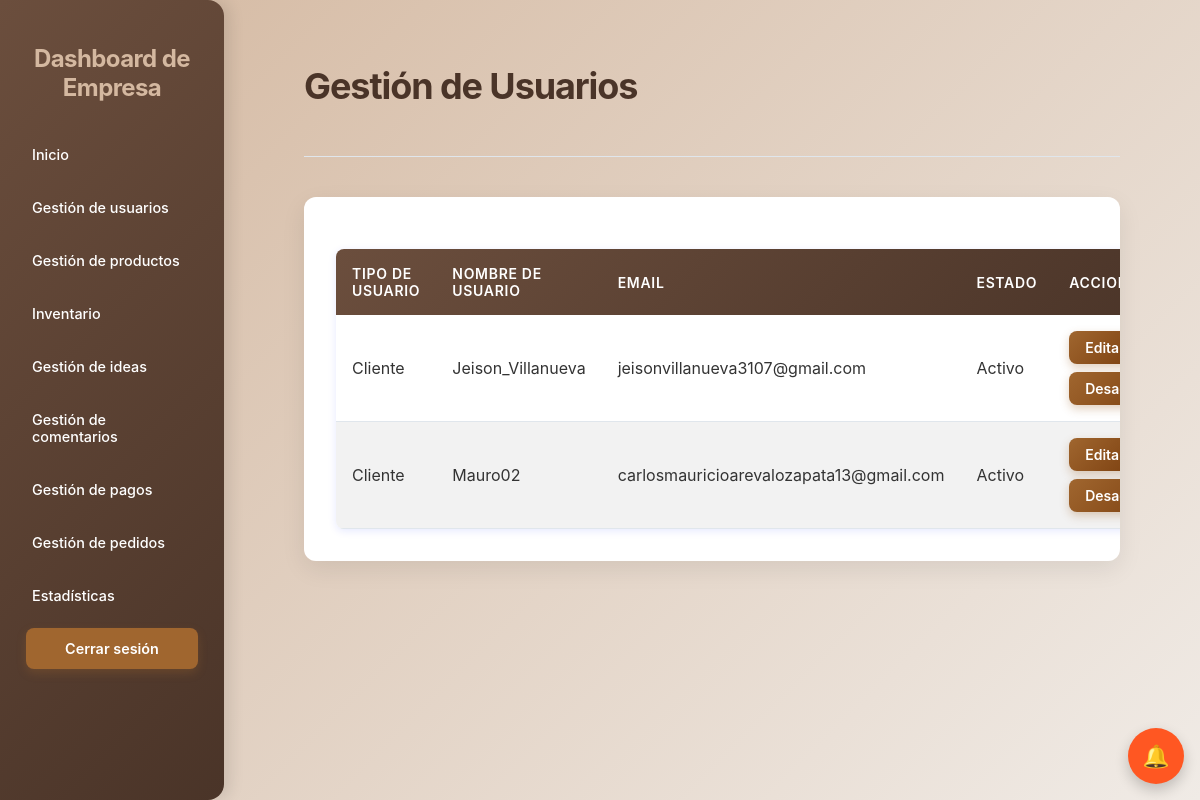
Page /usuarios/ (signed in) on the committed database.
### core/models.py (models this page shows, shortened)
class UserClientes(models.Model):
    usernameCliente = models.CharField(max_length=100, unique=True)
    passwordCliente = models.CharField(max_length=100)
    email = models.EmailField(max_length=100, blank=True)
    is_active = models.BooleanField(default=True)
    last_modified = models.DateTimeField(auto_now=True)
    status_changed_at = models.DateTimeField(null=True, blank=True)
    fecha_registro = models.DateTimeField(auto_now_add=True, null=True, blank=True)
    foto_perfil = models.ImageField(upload_to='uploads/perfiles/', blank=True, null=True)
    two_factor_enabled = models.BooleanField(default=False)
    two_factor_secret = models.CharField(max_length=32, blank=True, null=True)
    nombre_completo = models.CharField(max_length=200, blank=True, null=True)
    cedula = models.CharField(max_length=20, blank=True, null=True)
    telefono = models.CharField(max_length=20, blank=True, null=True, validators=[RegexValidator(r'^\d{7,15}$', 'Ingrese un número de teléfono válido (solo números, 7-15 dígitos)')])
    direccion = models.CharField(max_length=300, blank=True, null=True)
    ciudad = models.CharField(max_length=100, blank=True, null=True)
    departamento = models.CharField(max_length=100, blank=True, null=True)
    codigo_postal = models.CharField(max_length=10, blank=True, null=True)

### Empresas/views.py (the view)
# urls.py: path('usuarios/', views.usuarios_view, name='usuarios'),
@ensure_csrf_cookie
@empresa_login_required
def usuarios_view(request):
    users = UserClientes.objects.all()
    empresas = EmpresaRegistrada.objects.all()
    context = {
        'users': users,
        'empresas': empresas,
        'csrf_token': get_token(request)
    }
    return render(request,'Empresas/usuarios2.html', context)

### Empresas/views.py (called while the page is built)
def empresa_login_required(view_func):
    @wraps(view_func)
    def wrapper(request, *args, **kwargs):
        if 'empresa_id' not in request.session:
            messages.warning(request, 'Debe iniciar sesión para acceder a esta página.')
            return redirect('loginEmpresa_login')
        return view_func(request, *args, **kwargs)
    return wrapper

### core/context_processors.py (called while the page is built, shortened)
def idea_notifications(request):
    username_cliente = request.session.get('usernameCliente')
    username_empresa = request.session.get('usernameEmpresa')
    has_notif = False
    try:
        if username_cliente:
            has_notif = MensajeIdea.objects.filter(
                idea__autor=username_cliente,
                remitente_tipo='empresa',
                leido=False
            ).exists()
    except Exception as e:
        print(f"Error en idea_notifications: {str(e)}")
        has_notif = False
    return {
        'has_idea_notifications': has_notif
    }

### Empresas/templates/Empresas/usuarios2.html (shortened to what this page needs)
<!DOCTYPE html>
<html lang="es">
<head>
    {% load static %}
    <link rel="stylesheet" href="{% static 'Empresas/css/styles3.css' %}">
    <link rel="stylesheet" href="{% static 'Empresas/css/usuarios.css' %}">
    <link rel="stylesheet" href="{% static 'Empresas/css/dashboard_responsive.css' %}">
</head>
<body>
    <div class="dashboard-container">
        <aside>
            <h2>Dashboard de Empresa</h2>
            <nav>
                <ul>
                    <li><a href="{% url 'dashboardEmpresa' %}">Inicio</a></li>
                    <li><a href="{% url 'usuarios' %}">Gestión de usuarios</a></li>
                    <li><a href="{% url 'GestiProductos' %}">Gestión de productos</a></li>
                    <li><a href="{% url 'inventario' %}">Inventario</a></li>
                    <li><a href="{% url 'empresa_ideas' %}">Gestión de ideas</a></li>
                    <li><a href="{% url 'empresa_comentarios' %}">Gestión de comentarios</a></li>
                    <li><a href="{% url 'gestion_pagos' %}">Gestión de pagos</a></li>
                    <li><a href="{% url 'gestion_pedidos' %}">Gestión de pedidos</a></li>
                    <li><a href="{% url 'estadisticas' %}">Estadísticas</a></li>
                </ul>
            </nav>
            <a href="{% url 'logout' %}" class="logout-button">Cerrar sesión</a>
        </aside>
        <main>
            <header>
                <h1>Gestión de Usuarios</h1>
            </header>
            <div class="table-container">
                <table>
                    <thead>
                        <tr>
                            <th>Tipo de Usuario</th>
                            <th>Nombre de Usuario</th>
                            <th>Email</th>
                            <th>Estado</th>
                            <th>Acciones</th>
                        </tr>
                    </thead>
                    <tbody>
                        {% for user in users %}
                        <tr class="{% if not user.is_active %}usuario-inactivo{% endif %}">
                            <td>Cliente</td>
                            <td>{{ user.usernameCliente }}</td>
                            <td>{{ user.email }}</td>
                            <td>{% if user.is_active %}Activo{% else %}Inactivo{% endif %}</td>
                            <td class="action-links">
                                <a href="#" class="button edit-user" data-id="{{ user.id }}" data-type="cliente">Editar</a>
                                {% if user.is_active %}
                                <a href="#" class="button disable-user" data-id="{{ user.id }}" data-type="cliente">Desactivar</a>
                                {% else %}
                                <a href="#" class="button enable-user" data-id="{{ user.id }}" data-type="cliente">Activar</a>
                                {% endif %}
                            </td>
                        </tr>
                        {% endfor %}
                    </tbody>
                </table>
            </div>
        </main>
    </div>
{% load static %}
<link rel="stylesheet" href="{% static 'core/css/floating.css' %}">
<link rel="stylesheet" href="{% static 'core/css/notificaciones.css' %}">
<a id="floating-notif-btn-empresa" class="floating-btn floating-notif" style="display: flex;" title="Notificaciones" onclick="event.preventDefault(); abrirNotificaciones();">
    <span class="fb-icon">🔔</span>
</a>
{% include 'core/modal_notificaciones.html' %}
</body>
</html>

### Empresas/static/Empresas/css/styles3.css (style rules this page uses)
body { font-family: 'Inter', sans-serif; background: linear-gradient(135deg, #D4B8A0 0%, #f0ebe6 100%); margin: 0; padding: 0; }
.dashboard-container { min-height: 100vh; display: flex; }
aside { background: linear-gradient(135deg, #6B4E3D, #4A3428); color: #ffffff; padding: 1.5rem 1rem; border-top-right-radius: 1rem; border-bottom-right-radius: 1rem; box-shadow: 6px 0 15px rgba(0, 0, 0, 0.1); display: flex; flex-direction: column; width: 14rem; min-width: 14rem; max-width: 14rem; height: 100vh; position: fixed; left: 0; top: 0; overflow-y: auto; flex-shrink: 0; }
aside nav { flex-grow: 0; }
aside nav ul { list-style: none; padding: 0; margin: 0; }
aside h2 { font-size: 1.5rem; font-weight: 700; margin-bottom: 2rem; color: #D4B8A0; letter-spacing: -0.025em; text-align: center; }
aside nav ul li { margin-bottom: 0.75rem; }
aside nav ul li a { display: flex; align-items: center; padding: 0.75rem 1rem; border-radius: 0.5rem; transition: background-color 0.3s ease, color 0.3s ease, transform 0.2s ease; color: #ffffff; text-decoration: none; font-weight: 500; font-size: 0.9rem; }
.logout-button { display: block; width: 90%; margin: 0 auto; text-align: center; padding: 0.75rem 1rem; background-color: #A0662F; color: white; font-weight: 600; font-size: 0.9rem; border-radius: 0.5rem; transition: background-color 0.3s ease, transform 0.2s ease; box-shadow: 0 4px 10px rgba(160, 102, 47, 0.3); text-decoration: none; }
main { flex-grow: 1; padding: 2.5rem 5rem 6rem 5rem; overflow-y: visible; margin-left: 14rem; min-height: 100vh; width: calc(100% - 14rem); box-sizing: border-box; }
main header { margin-bottom: 2.5rem; display: flex; justify-content: space-between; align-items: center; padding-bottom: 1.5rem; border-bottom: 1px solid #e0e6ec; max-width: 1400px; }
main h1 { font-size: 2.25rem; font-weight: 700; color: #4A3428; letter-spacing: -0.03em; }
.table-container { background: white; border-radius: 12px; padding: 2rem; box-shadow: 0 8px 25px rgba(0, 0, 0, 0.08); overflow-x: auto; max-width: 1400px; }
table { width: 100%; border-collapse: collapse; margin-top: 20px; box-shadow: 0 2px 8px rgba(0, 38, 255, 0.1); background-color: #fff; border-radius: 8px; overflow: hidden; }
thead { background: linear-gradient(135deg, #6B4E3D, #4A3428); color: #fff; }
th { padding: 1rem; text-align: left; font-weight: 600; text-transform: uppercase; font-size: 0.875rem; letter-spacing: 0.05em; }
tbody tr { border-bottom: 1px solid #e0e6ec; }
tbody tr:nth-child(even) { background-color: #f2f2f2; }
td { padding: 1rem; color: #333; }
.action-links { display: flex; gap: 0.5rem; flex-wrap: wrap; }
.action-links a { text-decoration: none; font-weight: 600; }
.action-links .button { padding: 0.5rem 1rem; font-size: 0.875rem; }
.button { background: linear-gradient(135deg, #A0662F, #7A3E0E); color: white; font-weight: 600; padding: 0.75rem 1.5rem; border-radius: 0.5rem; border: none; cursor: pointer; transition: background-color 0.3s ease, transform 0.2s ease, box-shadow 0.2s ease; box-shadow: 0 4px 10px rgba(160, 102, 47, 0.3); text-decoration: none; display: inline-block; }
td:last-child { white-space: nowrap; }
@media (min-width: 1200px) { main { max-width: 1600px; } }

### Empresas/static/Empresas/css/usuarios.css (style rules this page uses)
.action-links .edit-user { background-color: #A0662F; }
.action-links .disable-user { background-color: #e76f51; }

### Empresas/static/Empresas/css/dashboard_responsive.css (style rules this page uses)
html { overflow-x: hidden; width: 100%; max-width: 100vw; }
body { overflow-x: hidden; width: 100%; max-width: 100vw; }
* { box-sizing: border-box; }

### static/core/css/floating.css (style rules this page uses)
.floating-btn { pointer-events: auto !important; display: flex !important; align-items: center !important; justify-content: center !important; position: fixed !important; width: 56px !important; height: 56px !important; border-radius: 50% !important; background: #A0662F !important; color: white !important; text-decoration: none !important; box-shadow: 0 6px 14px rgba(0,0,0,0.2) !important; transition: transform .15s ease, opacity .15s ease !important; }
.floating-btn .fb-icon { font-size: 22px; }
.floating-notif { position: fixed !important; bottom: 16px !important; right: 16px !important; background: #ff5722 !important; z-index: 10002 !important; display: flex !important; }

### rows in the picture
UserClientes: usernameCliente "Jeison_Villanueva", email "jeisonvillanueva3107@gmail.com", is_active "Activo"
UserClientes: usernameCliente "Mauro02", email "carlosmauricioarevalozapata13@gmail.com", is_active "Activo"
